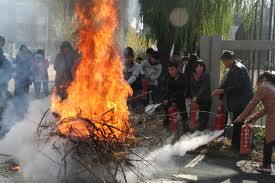
%> input picture fire detection/img/img6.jpg, 275 x 183 px
$ octave test.m   (GNU Octave 9; MATLAB toolbox functions it lacks are replaced by stand-ins)
%> lines starting %> are read from the running program, lines starting %| are printed output that depends on the picture
tmp = imread('G:\forcoding\Program\matlab\fire detection\img\img6.jpg');
%> tmp is the input picture: size 183x275x3 uint8; mean R, G, B 115.3, 99.3, 86.7

imshow(rgb2gray(tmp));
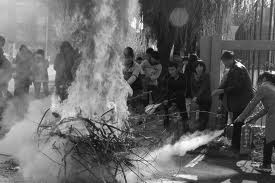
%> displayed picture: size 183x275, on the screen's scale of 0 to 255; min 1, max 255, mean 102.7
fcoef = fft2(tmp);
spectrum = fftshift(abs(fcoef));
colormap(gray);
spectrum = 255*spectrum/max(spectrum(:));
imshow(spectrum);
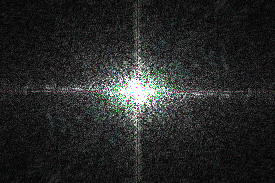
%> displayed picture: size 183x275x3, on the screen's scale of 0 to 255; mean R, G, B 38.4, 39.9, 39.5

$ run again, with fire detection/img/img10.jpg copied over fire detection/img/img6.jpg
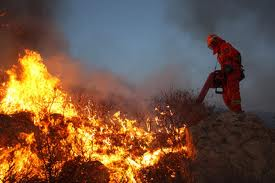
%> input picture fire detection/img/img10.jpg, 275 x 183 px
%> tmp is the input picture: size 183x275x3 uint8; mean R, G, B 113.3, 84.4, 65.2
%> `imshow(rgb2gray(tmp));`:
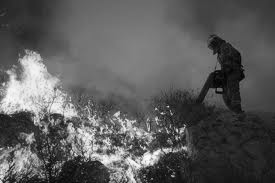
%> displayed picture: size 183x275, on the screen's scale of 0 to 255; min 1, max 254, mean 90.8
%> `imshow(spectrum);`:
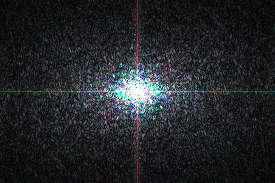
%> displayed picture: size 183x275x3, on the screen's scale of 0 to 255; mean R, G, B 34.6, 37.5, 40.1

$ run again, with fire detection/img/img11.jpg copied over fire detection/img/img6.jpg
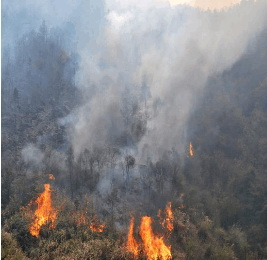
%> input picture fire detection/img/img11.jpg, 267 x 260 px
%> tmp is the input picture: size 260x267x3 uint8; mean R, G, B 127.4, 126.8, 130.1
%> `imshow(rgb2gray(tmp));`:
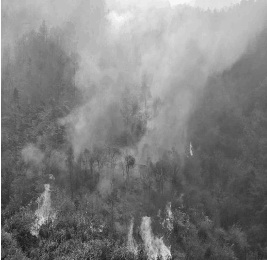
%> displayed picture: size 260x267, on the screen's scale of 0 to 255; min 19, max 255, mean 127.4
%> `imshow(spectrum);`:
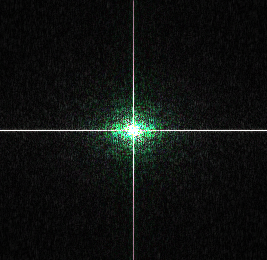
%> displayed picture: size 260x267x3, on the screen's scale of 0 to 255; mean R, G, B 14.8, 17.7, 15.9

$ run again, with fire detection/img/img14.jpg copied over fire detection/img/img6.jpg
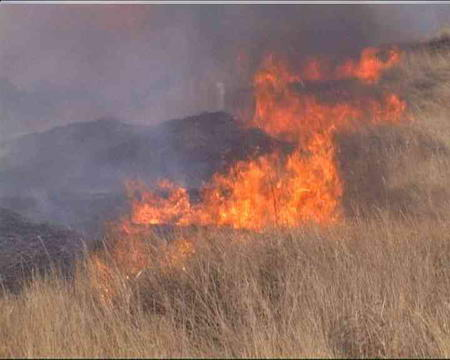
%> input picture fire detection/img/img14.jpg, 450 x 360 px
%> tmp is the input picture: size 360x450x3 uint8; mean R, G, B 142.7, 111.5, 103.6
%> `imshow(rgb2gray(tmp));`:
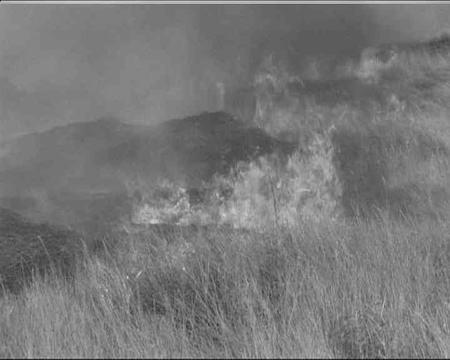
%> displayed picture: size 360x450, on the screen's scale of 0 to 255; min 9, max 212, mean 120
%> `imshow(spectrum);`:
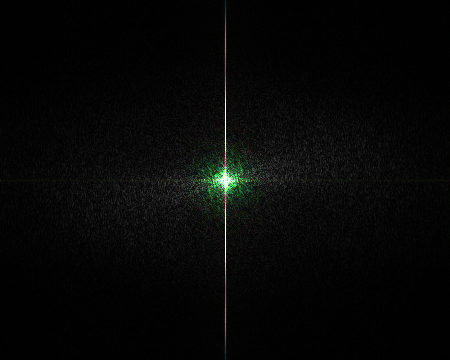
%> displayed picture: size 360x450x3, on the screen's scale of 0 to 255; mean R, G, B 6.5, 7.1, 6.4
